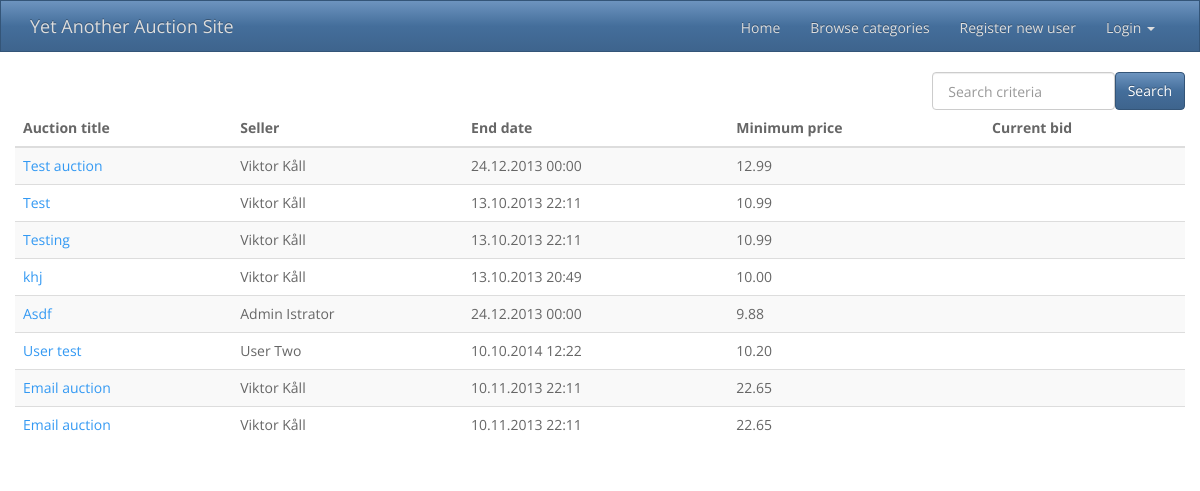
The page /YAAS/ on the database as committed earlier.
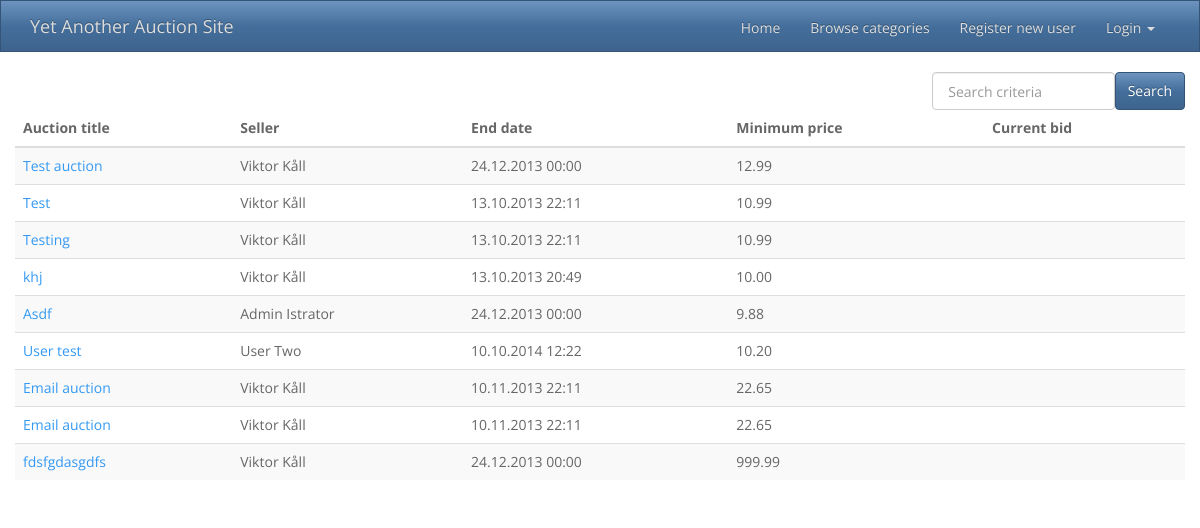
The same page on the database as committed later.
### YAAS_app/models.py (models this page shows, shortened)
class Auction(models.Model):
    id = models.AutoField(primary_key=True)
    seller = models.ForeignKey(User, related_name='seller')
    title = models.CharField(max_length=30)
    description = models.TextField()
    start_date = models.DateTimeField(auto_now_add=True)
    updated_date = models.DateTimeField(auto_now=True)
    end_date = models.DateTimeField()
    minimum_price = models.DecimalField(max_digits=16, decimal_places=2)
    current_bid = models.DecimalField(max_digits=16, decimal_places=2, null=True)
    bidder = models.ForeignKey(User, related_name='bidder', null=True)

### YAAS_app/views.py (the view)
def home(request):
    template = "home.html"
    context = {"auctions": Auction.objects.all()}
    return render_to_response(template, context, context_instance=RequestContext(request))

### templates/home.html (shortened to what this page needs)
{% extends "base.html" %}
{% block content %}
    <div class="row">
        <form class="form-inline pull-right" id="formSearch">
            <div class="form-group pull-left">
                <input type="text" class="form-control" name="searchCriteria" placeholder=" Search criteria">
            </div>
            <input type="submit" class="btn btn-primary pull-right" value="Search">
        </form>
    </div>
    <div class="row">
        <table class="table table-striped table-hover">
            <thead>
            <tr>
                <th>Auction title</th>
                <th>Seller</th>
                <th>End date</th>
                <th>Minimum price</th>
                <th>Current bid</th>
            </tr>
            </thead>
            <tbody>
            {% for a in auctions %}
                <tr>
                    <td><a href="/YAAS/view_auction/{{ a.id }}/">{{ a.title }}</a></td>
                    <td>{{ a.seller.get_full_name }}</td>
                    <td>{{ a.end_date|date:"d.m.Y H:i" }}</td>
                    <td>{{ a.minimum_price|floatformat:2 }}</td>
                    <td>{{ a.current_bid|floatformat:2 }}</td>
                </tr>
            {% endfor %}
            </tbody>
        </table>
    </div>
{% endblock %}

Rows that differ between the two databases and show on the page:
added Auction: title "fdsfgdasgdfs", seller.get_full_name "Viktor Kåll", end_date "24.12.2013 00:00", minimum_price "999.99"
